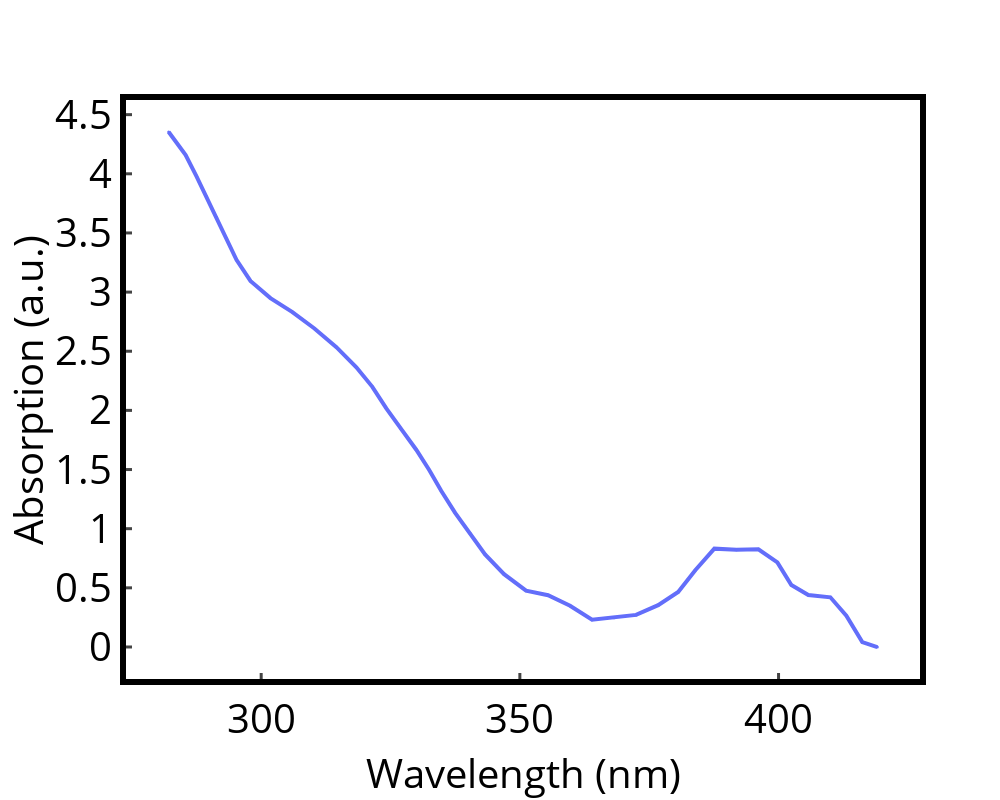

This figure's notebook cell:
### Code cell
Absorption_DHB = pd.read_csv('actinic_flux/DHB_absorption_jiang_2021.csv',header=None)
# DOI: 10.1021/acs.est.0c07581 
wavelength = Absorption_DHB.iloc[:,0]
absorption= Absorption_DHB.iloc[:,1]  #unknown units  DOI: 10.1021/acs.est.0c07581  
import plotly.graph_objects as go

fig_1= go.Figure()
fig_1.add_trace(go.Scatter(x= wavelength,y=absorption*1e4,yaxis = "y1",mode='markers+lines',marker_size=3,line_width=4,
                           name="σ(NO3-)"))

fig_1.update_layout(title='',titlefont=dict(color="black",size=25))
fig_1.update_layout( bargap=0)

fig_1.update_layout(
  plot_bgcolor = 'white',paper_bgcolor = 'white',autosize=False,width=1000, height=800,
    xaxis=dict( title="Wavelength (nm)",titlefont=dict(color="black",size=40),ticklen=6,tickwidth=3,  dtick = 50,
               showline=True, mirror= True,tickfont=dict(color='black',size=40 ),linecolor="black", linewidth=6,ticks='inside'),
    yaxis=dict( title='Absorption (a.u.)', zeroline=False,
              #  range=[0,4.5],
               titlefont=dict(color="black",size=40),mirror= True,tickfont=dict(color='black',size=40 ),linecolor="black", linewidth=6,ticks='inside',ticklen=6,tickwidth=3,
               ),
    yaxis2=dict(title='',titlefont=dict(color="black",size=40),tickfont=dict(color="black" ,size=40),ticks='inside',anchor="free",overlaying="y", side="right", position=1, linecolor="black", linewidth=2,showticklabels = True) )
fig_1.update_layout(legend=dict(yanchor="top",y=0.8 ,xanchor="left",x=0.05,  font=dict( size=40,color="black")))
fig_1.update_layout(xaxis=dict(showgrid=False),
              yaxis=dict(showgrid=False)
)
config = {'displayModeBar': True}
fig_1.show(config=config)
# fig_1.write_html('cross_section_actinic_flux_202309051909.html')
fig_1.write_image('DHB_absorption.png')

### Figure 1 — Plotly figure (JSON) as saved in the notebook; plotly's stock layout.template omitted (floating-point values rounded to 4 significant figures)
{"data": [{"line": {"width": 4}, "marker": {"size": 3}, "mode": "markers+lines", "name": "σ(NO3-)", "type": "scatter", "x": [282.1, 285.4, 287.5, 289.4, 291.4, 293.3, 295.2, 297.9, 301.8, 306.0, 310.3, 314.5, 318.4, 321.5, 324.2, 327.1, 330.0, 332.5, 334.8, 337.5, 340.4, 343.3, 346.9, 351.2, 355.4, 359.7, 364.0, 368.2, 372.5, 376.7, 380.6, 383.9, 387.6, 391.8, 396.1, 399.8, 402.5, 405.8, 410.0, 413.1, 416.2, 419.1], "y": [4.354, 4.158, 3.977, 3.805, 3.63, 3.452, 3.273, 3.094, 2.949, 2.831, 2.693, 2.535, 2.365, 2.199, 2.017, 1.842, 1.668, 1.496, 1.32, 1.134, 0.9601, 0.7824, 0.6151, 0.4756, 0.4373, 0.3485, 0.23, 0.248, 0.2712, 0.3535, 0.4658, 0.6483, 0.8312, 0.8225, 0.8254, 0.7148, 0.5241, 0.4388, 0.42, 0.2649, 0.04137, -0.0005376], "yaxis": "y"}], "layout": {"autosize": false, "bargap": 0, "height": 800, "legend": {"font": {"color": "black", "size": 40}, "x": 0.05, "xanchor": "left", "y": 0.8, "yanchor": "top"}, "paper_bgcolor": "white", "plot_bgcolor": "white", "title": {"font": {"color": "black", "size": 25}, "text": ""}, "width": 1000, "xaxis": {"dtick": 50, "linecolor": "black", "linewidth": 6, "mirror": true, "showgrid": false, "showline": true, "tickfont": {"color": "black", "size": 40}, "ticklen": 6, "ticks": "inside", "tickwidth": 3, "title": {"font": {"color": "black", "size": 40}, "text": "Wavelength (nm)"}}, "yaxis": {"linecolor": "black", "linewidth": 6, "mirror": true, "showgrid": false, "tickfont": {"color": "black", "size": 40}, "ticklen": 6, "ticks": "inside", "tickwidth": 3, "title": {"font": {"color": "black", "size": 40}, "text": "Absorption (a.u.)"}, "zeroline": false}, "yaxis2": {"anchor": "free", "linecolor": "black", "linewidth": 2, "overlaying": "y", "position": 1, "showticklabels": true, "side": "right", "tickfont": {"color": "black", "size": 40}, "ticks": "inside", "title": {"font": {"color": "black", "size": 40}, "text": ""}}}}
